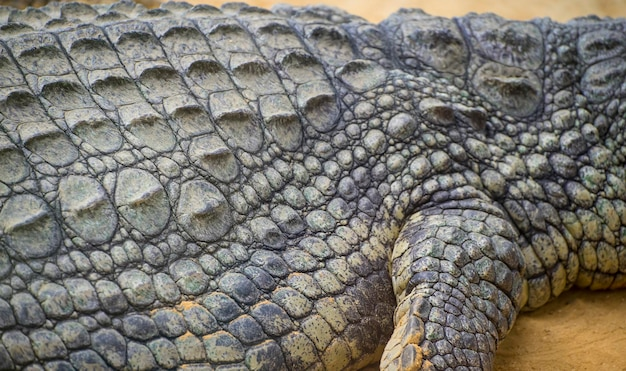
#> input picture images/animal_Alligator/30.jpg, 626 x 371 px, found by its file name; its folder holds only this picture in this run
$ jupyter execute preprocessing_data.ipynb
#> lines starting #> are read from the running program, lines starting #| are printed output that depends on the picture
[cell 1]
import os
import numpy as np
import warnings
from PIL import Image

[cell 2]
root_images_path = "D:/AI Insights/2021/Practice Projects/content-based-image-retrieval/images/"
dict_categories = {"animal": [], "country": [], "furniture": [], "plant": [], "scenery": []}

for path in os.listdir(root_images_path):
    category, name = path.split("_")[0], path.split("_")[1]
    if category in dict_categories.keys():
        dict_categories[category].append(name)
#> pass 2 of the loop `for path in os.listdir(root_images_path):`:
#> pass 3 of the loop `for path in os.listdir(root_images_path):`:

[cell 3]
max_len = max([len(dict_categories[c]) for c in dict_categories])
for c in dict_categories:
    dict_categories[c] += [""]*(max_len - len(dict_categories[c]))

print(dict_categories[c])

[cell 4]
print(root_images_path)

[cell 5]
error_count = 0
width, height = 224, 224
for folder in os.listdir(root_images_path):
    if folder.split("_")[0] in dict_categories:
        img_path = root_images_path + folder
        list_dir = [img_path + "/" + name for name in os.listdir(img_path) if name.endswith((".jpg", ".png", ".jpeg"))]
        for filename in list_dir:
            try:
                img = Image.open(filename).resize((width, height))
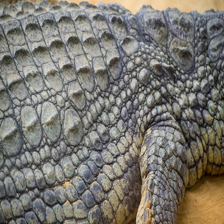
#> img: PIL image 224x224 RGB; mean R, G, B 122.3, 119, 111.7

                if img.width < 10:
                    print(f"This image is too small")
                    # os.remove(filename)

                else:
                    img.verify()
            except Exception as e:
                error_count += 1
                print(f"Failed to verify image {filename} in {folder} folder")
#> pass 2 of the loop `for folder in os.listdir(root_images_path):`:
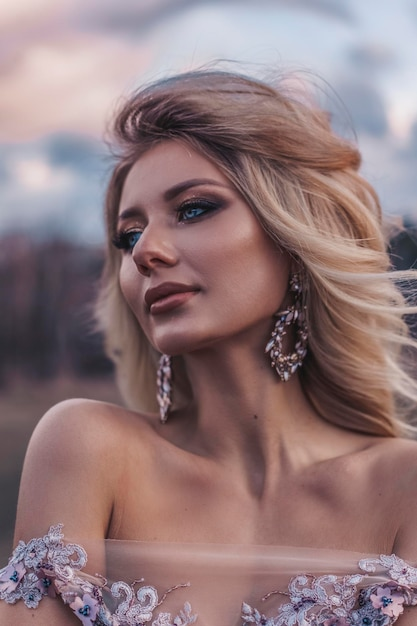
#> input picture images/animal_Alpaca/34.jpg, 417 x 626 px, found by its file name
#> `img = Image.open(filename).resize((width, height))`:
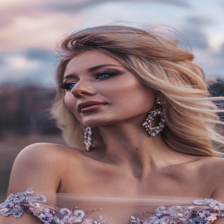
#> img: PIL image 224x224 RGB; mean R, G, B 145.6, 121.4, 123.9
#> pass 3 of the loop `for folder in os.listdir(root_images_path):`:
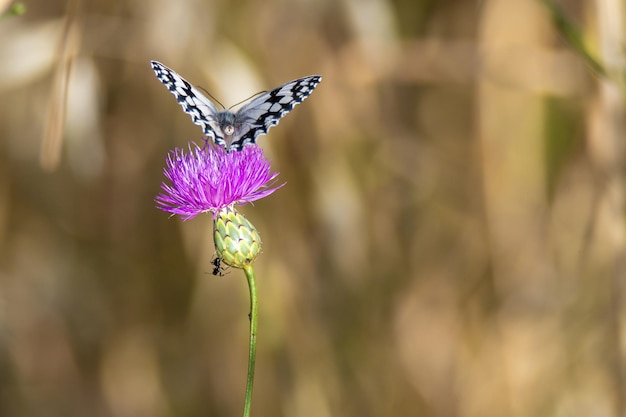
#> input picture images/animal_Ants/24.jpg, 626 x 417 px, found by its file name
#> `img = Image.open(filename).resize((width, height))`:
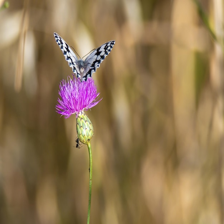
#> img: PIL image 224x224 RGB; mean R, G, B 145.2, 119.4, 82.6
                #os.remove(filename)
